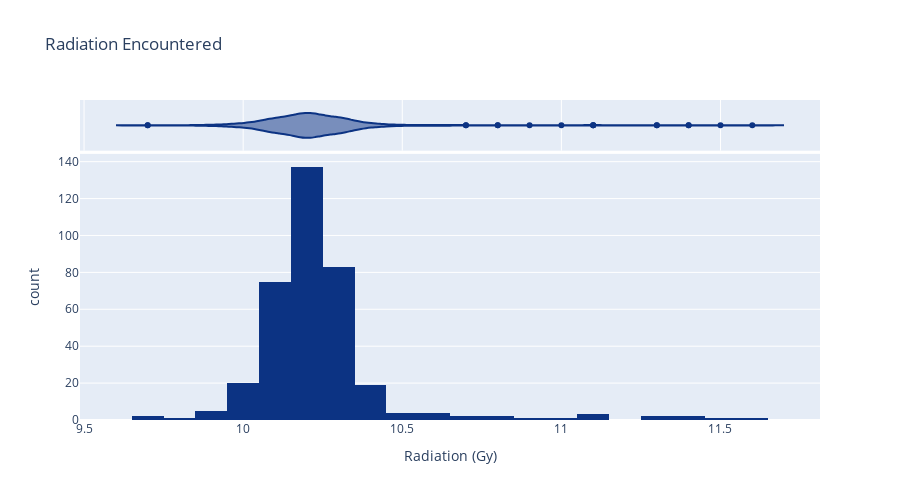

Notebook cell for this chart:
### Code cell
px.histogram(df, x='radiation', title='Radiation Encountered', marginal='violin', **histogram_options)

### Figure 1 — Plotly figure (JSON) as saved in the notebook; plotly's stock layout.template omitted (floating-point values rounded to 4 significant figures; data arrays with more than 128 entries replaced by an {"elided": "..."} marker saying what was removed)
{"data": [{"alignmentgroup": "True", "bingroup": "x", "hovertemplate": "Radiation (Gy)=%{x}<br>count=%{y}<extra></extra>", "legendgroup": "", "marker": {"color": "rgb(12,51,131)", "pattern": {"shape": ""}}, "name": "", "offsetgroup": "", "orientation": "v", "showlegend": false, "type": "histogram", "x": {"elided": "365 float values"}, "xaxis": "x", "yaxis": "y"}, {"alignmentgroup": "True", "hovertemplate": "Radiation (Gy)=%{x}<extra></extra>", "legendgroup": "", "marker": {"color": "rgb(12,51,131)"}, "name": "", "offsetgroup": "", "scalegroup": "x", "showlegend": false, "type": "violin", "x": {"elided": "365 float values"}, "xaxis": "x2", "yaxis": "y2"}], "layout": {"barmode": "relative", "height": 500, "legend": {"tracegroupgap": 0}, "title": {"text": "Radiation Encountered"}, "xaxis": {"anchor": "y", "domain": [0, 1], "title": {"text": "Radiation (Gy)"}}, "xaxis2": {"anchor": "y2", "domain": [0, 1], "matches": "x", "showgrid": true, "showticklabels": false}, "yaxis": {"anchor": "x", "domain": [0, 0.8316], "title": {"text": "count"}}, "yaxis2": {"anchor": "x2", "domain": [0.8416, 1], "matches": "y2", "showgrid": false, "showline": false, "showticklabels": false, "ticks": ""}}}
